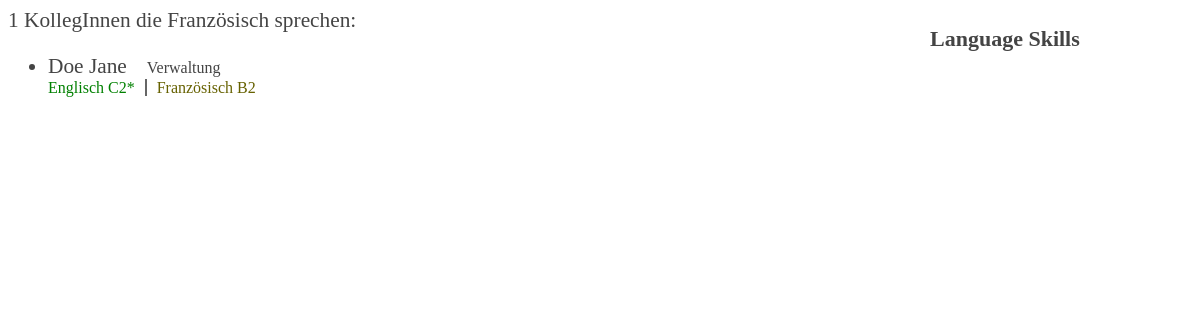
Page /?main=language&LanguageID=3 on the committed database.
### tables this page shows
CREATE TABLE "LanguageLink" (
	`LanguageLinkID`	INTEGER NOT NULL PRIMARY KEY AUTOINCREMENT UNIQUE,
	`UserID`	int(11) NOT NULL,
	`LanguageID`	int(11) NOT NULL,
	`SkillLevel`	varchar(2) NOT NULL,
	`zertifiziert`	INTEGER
);

CREATE TABLE "User" (
	`UserID`	INTEGER NOT NULL PRIMARY KEY AUTOINCREMENT UNIQUE,
	`UserName`	tinytext NOT NULL,
	`UserForename`	tinytext NOT NULL
);

CREATE TABLE `FacilityLink` (
	`FacilityLinkID`	INTEGER NOT NULL PRIMARY KEY AUTOINCREMENT UNIQUE,
	`UserID`	INTEGER,
	`FacilityID`	INTEGER
);

### init.php (called while the page is built, shortened)
<?php
$dbfile="languageskills.db";
$db = new SQLite3($dbfile);
$results = $db->query("SELECT * FROM Language ORDER BY LanguageName ASC");
while ($row = $results->fetchArray()) {
	$sprachen[$row["LanguageID"]] = $row["LanguageName"];
}
?>

### functions.php (the view, shortened to what this page needs)
<?php
function spokenlanguages($user_id,$sprachen) {
	$sl = '<ul class="LanguageSkills">';
	$languagequery = "SELECT * FROM LanguageLink WHERE UserID = ".$user_id;
	$dbfile="languageskills.db";
	$db = new SQLite3($dbfile);
	$languageresult = $db->query($languagequery);
	while ($languages = $languageresult->fetchArray(SQLITE3_ASSOC)) {
			if ($languages['SkillLevel'] != "-") {
				if($languages['zertifiziert']=="1") $level.='*';
				else unset($level);
			}
		$sl .= '<li><a class="skill_'.$languages['SkillLevel'].'" href="?main=language&LanguageID='.$languages['LanguageID'].'">'.$sprachen[$languages['LanguageID']];
		if($languages['SkillLevel'] != "-") $sl .= ' '.$languages['SkillLevel'].$level;
		$sl .= '</a></li>';
	}
	$sl .= '</ul>';
	return $sl;
}
function facilities($user_id,$einrichtungen) {
	$f = '<ul class="Facilities">';
	$facilityquery = "SELECT * FROM FacilityLink WHERE UserID = ".$user_id;
	$dbfile="languageskills.db";
	$db = new SQLite3($dbfile);
	$facilityresult = $db->query($facilityquery);
	while ($facilities = $facilityresult->fetchArray(SQLITE3_ASSOC)) {
		$f .= '<li><a href="?main=facility&FacilityID='.$facilities['FacilityID'].'">'.$einrichtungen[$facilities['FacilityID']].'</a></li>';
	}
	$f .= '</ul>';
	return $f;
}
?>

### language.php
<?php
$countquery = 'SELECT count(*) FROM User INNER JOIN LanguageLink ON User.UserID = LanguageLink.UserID WHERE LanguageLink.LanguageID = '.$_GET['LanguageID'];
$result = $db->query($countquery);
while ($number = $result->fetchArray(SQLITE3_ASSOC)) {
	$sum = $number['count(*)'];
}
echo $sum.' KollegInnen die '.$sprachen[$_GET['LanguageID']].' sprechen:';
$order = "ORDER by User.UserName asc";
$userquery = 'SELECT * FROM User INNER JOIN LanguageLink ON User.UserID = LanguageLink.UserID WHERE LanguageLink.LanguageID = '.$_GET['LanguageID'].' '.$order;
$userresult = $db->query($userquery);
?>
<ul class="collaborators">
	<?php
		while ($line = $userresult->fetchArray(SQLITE3_ASSOC)) {
			$userid = $line['UserID'];
			echo '<li><div class="collaborator"><a href="?main=user&UserID='.$userid.'">'.$line['UserForename'].' '.$line['UserName'].'</a>';
			echo facilities($userid,$einrichtungen);
			echo spokenlanguages($userid,$sprachen);
			echo '</div>';
			echo '</li>';
		}
?>
</ul>

### style.css (style rules this page uses)
body { font-size: 16pt; font-family: Verdana; color:#444; }
a { text-decoration: none; color:#444; }
li { margin: 10px 0; }
ul.collaborators ul.LanguageSkills { padding: 0; margin: 0; font-size: 75%; }
ul.collaborators ul.LanguageSkills li { display: inline; list-style-type: none; padding-right: 10px; border-right: #666 2px solid; margin-right: 10px; }
ul.collaborators ul.LanguageSkills li:last-child { padding-right: 0px; border-right: none; margin-right: 0px; }
ul.collaborators ul.Facilities { display: inline; padding: 0; margin: 0 0 0 20px; font-size: 75%; }
ul.collaborators ul.Facilities li { display: inline; list-style-type: none; padding-right: 10px; border-right: #666 2px solid; margin-right: 10px; }
ul.collaborators ul.Facilities li:last-child { padding-right: 0px; border-right: none; margin-right: 0px; }
.collaborator .Facilities { font-size: 50%; }
.LanguageSkills a.skill_B2 { color:#666100; }
.LanguageSkills a.skill_C2 { color:#008000; }

### rows in the picture
languagelink: UserID.UserForename "Doe", UserID.UserName "Jane", LanguageID "Französisch", value "B2"
facilitylink: FacilityID "Verwaltung"
languagelink: LanguageID "Englisch", value "C2*"

### other values in the picture
$sum "1"
$sprachen[$_GET['LanguageID']] "Französisch"
